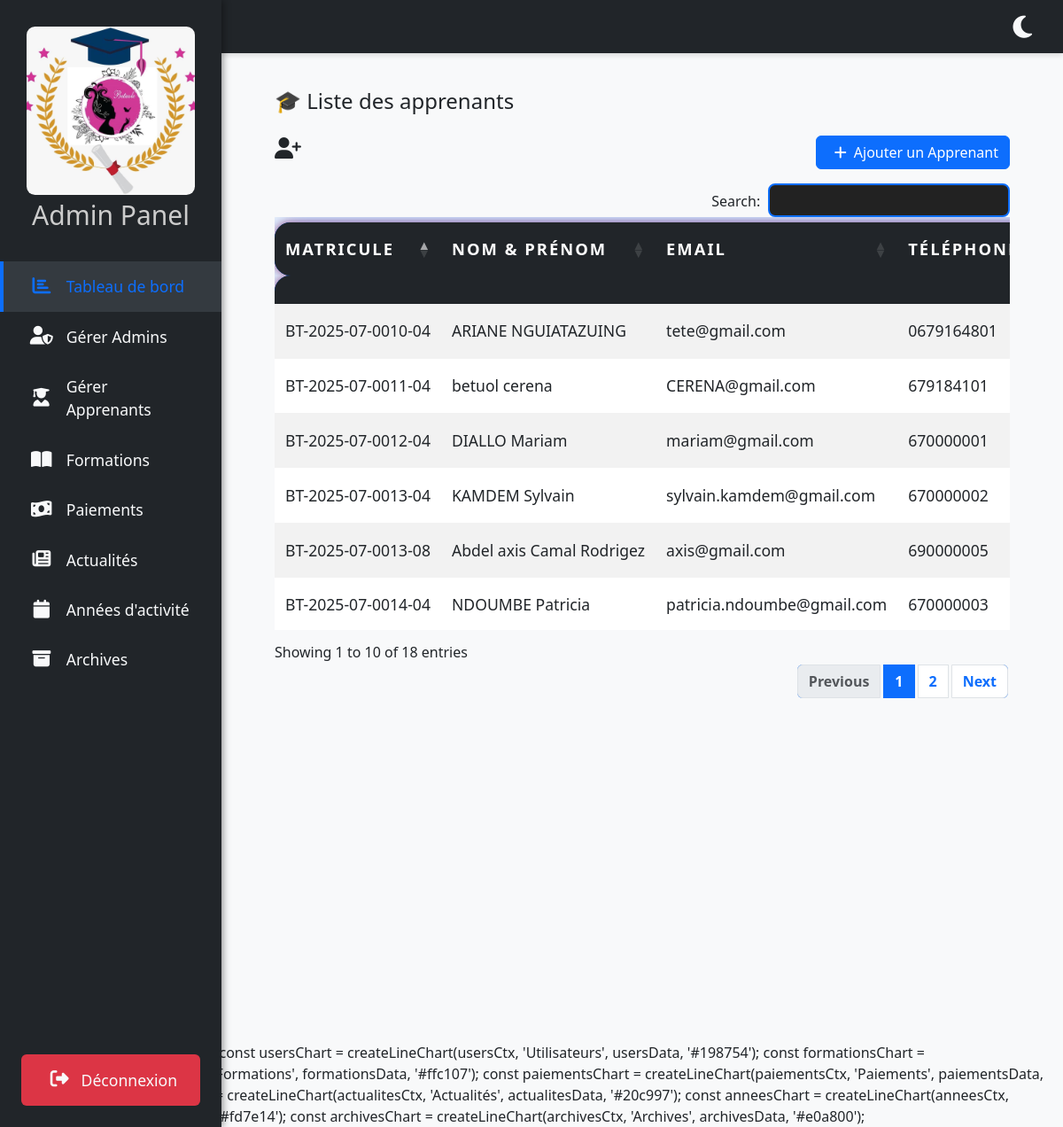
The page /parent/admin/ges_utilisateurs/apprenants.php?error=champs-invalides on the database its author committed.
### tables this page shows
CREATE TABLE `utilisateurs` (
  `id` int(11) NOT NULL,
  `matricule` varchar(30) NOT NULL,
  `nom` varchar(100) NOT NULL,
  `prenom` varchar(100) NOT NULL,
  `sexe` enum('M','F') NOT NULL,
  `date_naissance` date NOT NULL,
  `cni` varchar(50) NOT NULL,
  `email` varchar(150) NOT NULL,
  `telephone` varchar(20) NOT NULL,
  `role` enum('admin','apprenant') DEFAULT 'apprenant',
  `date_inscription` datetime DEFAULT current_timestamp(),
  `filiere` varchar(255) DEFAULT NULL,
  `balance` decimal(10,2) DEFAULT 0.00,
  `scolarite_status` varchar(50) DEFAULT 'non soldé'
);

### parent/admin/ges_utilisateurs/apprenants.php (the view, shortened to what this page needs)
<!DOCTYPE html>
<html lang="fr" data-theme="light">
<head>
<link href="https://cdn.jsdelivr.net/npm/bootstrap@5.3.0/dist/css/bootstrap.min.css" rel="stylesheet" />
<link href="https://cdnjs.cloudflare.com/ajax/libs/font-awesome/6.4.0/css/all.min.css" rel="stylesheet" />
<link rel="stylesheet" href="https://cdn.datatables.net/1.13.6/css/dataTables.bootstrap5.min.css">
<link rel="stylesheet" href="https://cdn.datatables.net/buttons/2.4.1/css/buttons.bootstrap5.min.css" />
</head>
<body>
<nav class="sidebar" role="navigation" aria-label="Menu principal">
  <div class="logo-container">
      <center>
        <img src="../../../img/logo.jpg" alt="Logo Betuole" class="logo">
        <p class="admin-panel">Admin Panel</p>
      </center>
    </div>
  <a href="../index.php" class="active" aria-current="page"><i class="fa-solid fa-chart-bar"></i><span> Tableau de bord</span></a>
  <a href="admins.php"><i class="fa-solid fa-user-shield"></i><span> Gérer Admins</span></a>
  <a href="#"><i class="fa-solid fa-user-graduate"></i><span> Gérer Apprenants</span></a>
  <a href="../ges_formations/index.php"><i class="fa-solid fa-book-open"></i><span> Formations</span></a>
  <a href="../ges_paiements/index.php"><i class="fa-solid fa-money-bill-wave"></i><span> Paiements</span></a>
  <a href="../ges_actualites/index.php"><i class="fa-solid fa-newspaper"></i><span> Actualités</span></a>
  <a href="../ges_annees/index.php"><i class="fa-solid fa-calendar"></i><span> Années d'activité</span></a>
  <a href="../ges_archives/index.php"><i class="fa-solid fa-archive"></i><span> Archives</span></a>
  <a href="../../auth/logout.php" class="btn btn-danger logout-btn" role="button" aria-label="Se déconnecter">
    <i class="fa-solid fa-right-from-bracket"></i><span> Déconnexion</span>
  </a>
</nav>
<header class="topbar" role="banner">
  <button id="themeToggleBtn" aria-label="Changer thème clair/sombre" title="Changer le thème clair/sombre">
    <i class="fa-solid fa-moon"></i>
  </button>
</header>
    <main class="content" role="main" tabindex="-1" aria-live="polite">
<?php
require_once '../../../config.php';
try {
    $pdo = new PDO("mysql:host=localhost;dbname=sitevitrinedb", "root", "");
    $pdo->setAttribute(PDO::ATTR_ERRMODE, PDO::ERRMODE_EXCEPTION);
} catch (PDOException $e) {
    die("Erreur de connexion : " . $e->getMessage());
}
$apprenants = $pdo->query("SELECT * FROM utilisateurs WHERE role = 'apprenant' ORDER BY date_inscription DESC")->fetchAll();
?>
<div class="container-fluid">
  <h4 class="mb-4">🎓 Liste des apprenants</h4>
  <div class="d-flex justify-content-between mb-3">
    <h4><i class="fa fa-user-plus me-2"></i> </h4>
    <button class="btn btn-primary" data-bs-toggle="modal" data-bs-target="#addUserModal">
      <i class=" fa fa-plus mx-2"></i>Ajouter un Apprenant
    </button>
  </div>
  <table id="apprenantsTable" class="table table-bordered table-hover table-striped table-responsive nowrap align-middle" style="width:100%">
  <thead class="table-dark">
    <tr>
      <th>Matricule</th>
      <th>Nom & Prénom</th>
      <th>Email</th>
      <th>Téléphone</th>
    </tr>
  </thead>
  <tbody>
    <?php foreach ($apprenants as $apprenant): ?>
      <tr>
        <td><?= htmlspecialchars($apprenant['matricule']) ?></td>
        <td><?= htmlspecialchars($apprenant['nom'] . ' ' . $apprenant['prenom']) ?></td>
        <td><?= htmlspecialchars($apprenant['email']) ?></td>
        <td><?= htmlspecialchars($apprenant['telephone']) ?></td>
      </tr>
    <?php endforeach; ?>
  </tbody>
</table>
</div>
</main>
  // Graphiques lignes par module
  const usersChart = createLineChart(usersCtx, 'Utilisateurs', usersData, '#198754');
  const formationsChart = createLineChart(formationsCtx, 'Formations', formationsData, '#ffc107');
  const paiementsChart = createLineChart(paiementsCtx, 'Paiements', paiementsData, '#6f42c1');
  const actualitesChart = createLineChart(actualitesCtx, 'Actualités', actualitesData, '#20c997');
  const anneesChart = createLineChart(anneesCtx, 'Années d\'activité', anneesData, '#fd7e14');
  const archivesChart = createLineChart(archivesCtx, 'Archives', archivesData, '#e0a800');
</body>
</html>

### parent/admin/ges_utilisateurs/apprenants.php (style rules this page uses)
body, html { margin: 0; padding: 0; height: 100%; font-family: 'Segoe UI', Tahoma, Geneva, Verdana, sans-serif; background-color: var(--bg); color: var(--text); transition: background-color 0.4s, color 0.4s; }
:root { --bg: #f8f9fa; --text: #212529; --primary: #0d6efd; --primary-dark: #084298; --success: #198754; --warning: #ffc107; --danger: #dc3545; --sidebar-bg: #212529; --sidebar-text: #f8f9fa; --sidebar-hover: #343a40; }
nav.sidebar { position: fixed; top: 0; bottom: 0; left: 0; width: 250px; background-color: var(--sidebar-bg); color: var(--sidebar-text); display: flex; flex-direction: column; overflow-y: auto; box-shadow: 2px 0 8px rgba(0,0,0,0.4); transition: background-color 0.4s; z-index: 1100; }
nav.sidebar a { display: flex; align-items: center; gap: 14px; padding: 15px 1.8rem; font-size: 1.1rem; color: var(--sidebar-text); text-decoration: none; transition: background-color 0.3s; border-left: 4px solid transparent; }
nav.sidebar a:hover, nav.sidebar a.active { background-color: var(--sidebar-hover); border-left: 4px solid var(--primary); color: var(--primary); }
nav.sidebar a i { font-size: 1.3rem; width: 28px; text-align: center; }
nav.sidebar .logout-btn { margin-top: auto; margin-bottom: 1.5rem; margin-left: 1.5rem; margin-right: 1.5rem; }
header.topbar { position: fixed; top: 0; left: 250px; right: 0; height: 60px; background-color: var(--sidebar-bg); color: var(--sidebar-text); display: flex; align-items: center; justify-content: flex-end; padding: 0 1.8rem; box-shadow: 0 2px 6px rgba(0,0,0,0.15); transition: background-color 0.4s; z-index: 1050; }
header.topbar button#themeToggleBtn { background: none; border: none; color: inherit; font-size: 1.8rem; cursor: pointer; transition: color 0.3s; }
main.content { margin-left: 250px; margin-top: 60px; padding: 2.5rem 3rem; min-height: calc(100vh - 60px); overflow-y: auto; }
.logo-container { margin: 20px; padding: 10px; }
.logo-container .logo { width: 100%; height: 100%; border-radius: 5%; object-fit: cover; }
.admin-panel { font-size: 14px; color: #ccc; margin: 0; }
.admin-panel { font-size: 30px; color: #ccc; margin: 0; }
.dataTable { background: #0d1117 !important; color: #fff !important; border-radius: 18px !important; box-shadow: 0 0 30px #0d6efd99, 0 0 10px #dc3545cc; font-size: 1.1rem; overflow: hidden; }
.dataTable thead { background: linear-gradient(90deg, #0d6efd 60%, #dc3545 100%) !important; color: #fff !important; font-size: 1.15rem; text-transform: uppercase; letter-spacing: 2px; }
.dataTable tbody tr { background: #161b22 !important; transition: background 0.2s; }
.dataTable td, .dataTable th { padding: 16px 12px !important; border: none !important; }

### rows shown on the page
utilisateurs: matricule "BT-2025-07-0013-08", nom+prenom "Abdel axis Camal Rodrigez", email "axis@gmail.com", telephone "690000005"
utilisateurs: matricule "BT-2025-07-0014-04", nom+prenom "NDOUMBE Patricia", email "patricia.ndoumbe@gmail.com", telephone "670000003"
utilisateurs: matricule "BT-2025-07-0013-04", nom+prenom "KAMDEM Sylvain", email "sylvain.kamdem@gmail.com", telephone "670000002"
utilisateurs: matricule "BT-2025-07-0012-04", nom+prenom "DIALLO Mariam", email "mariam@gmail.com", telephone "670000001"
utilisateurs: matricule "BT-2025-07-0011-04", nom+prenom "betuol cerena", email "CERENA@gmail.com", telephone "679184101"
utilisateurs: matricule "BT-2025-07-0010-04", nom+prenom "ARIANE NGUIATAZUING", email "tete@gmail.com", telephone "0679164801"
